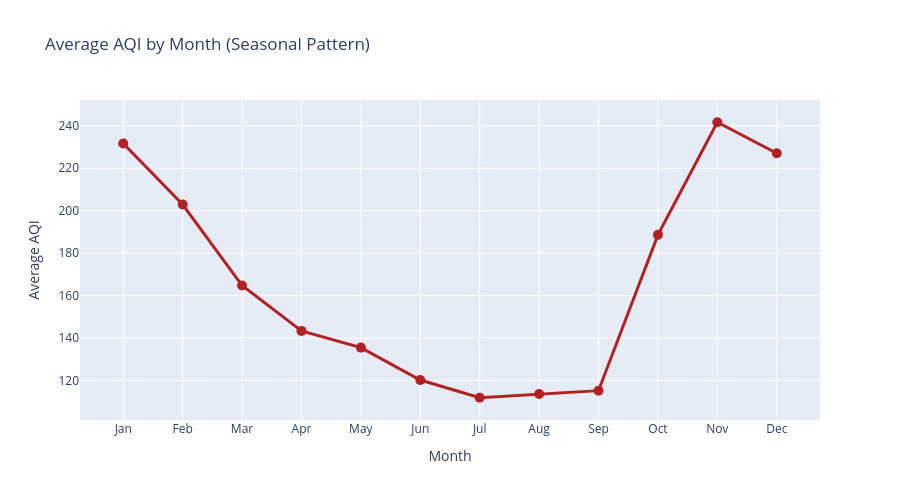

Notebook cell for this chart:
### Code cell
# Monthly trend (aggregated across all years)
monthly_aqi = df.groupby('Month')['AQI'].mean().reset_index()
month_names = ['Jan', 'Feb', 'Mar', 'Apr', 'May', 'Jun', 'Jul', 'Aug', 'Sep', 'Oct', 'Nov', 'Dec']
monthly_aqi['Month_Name'] = monthly_aqi['Month'].map(lambda x: month_names[x-1])

fig = go.Figure()

fig.add_trace(go.Scatter(
    x=monthly_aqi['Month_Name'],
    y=monthly_aqi['AQI'],
    mode='lines+markers',
    name='AQI',
    line=dict(color='firebrick', width=3),
    marker=dict(size=10, color='firebrick')
))

fig.update_layout(
    title='Average AQI by Month (Seasonal Pattern)',
    xaxis_title='Month',
    yaxis_title='Average AQI',
    height=500,
    hovermode='x unified'
)
fig.show()

### Figure 1 — Plotly figure (JSON) as saved in the notebook; plotly's stock layout.template omitted (floating-point values rounded to 4 significant figures)
{"data": [{"line": {"color": "firebrick", "width": 3}, "marker": {"color": "firebrick", "size": 10}, "mode": "lines+markers", "name": "AQI", "type": "scatter", "x": ["Jan", "Feb", "Mar", "Apr", "May", "Jun", "Jul", "Aug", "Sep", "Oct", "Nov", "Dec"], "y": [231.7, 202.9, 164.7, 143.4, 135.5, 120.2, 111.9, 113.6, 115.2, 188.6, 241.7, 227.1]}], "layout": {"height": 500, "hovermode": "x unified", "title": {"text": "Average AQI by Month (Seasonal Pattern)"}, "xaxis": {"title": {"text": "Month"}}, "yaxis": {"title": {"text": "Average AQI"}}}}
